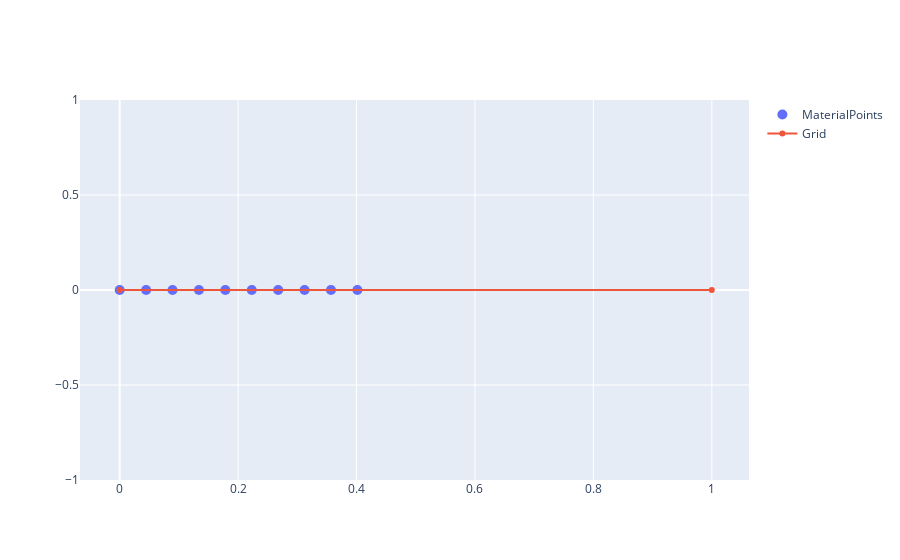

Notebook code cell kept with this figure:
### Code cell
fig = go.Figure()
fig.add_trace(
    go.Scatter(
        x = Body.X,
        y = np.zeros(Body.NoMP),
        mode='markers',
        name='MaterialPoints',
        marker_size = 10
    )
)
fig.add_trace(
    go.Scatter(
        x = Grid.GridNodeX(range(Grid.NoNodes)),
        y = np.zeros(Grid.NoNodes),
        mode='markers+lines',
        name='Grid'
    )
)
fig.show()

### Figure 1 — Plotly figure (JSON) as saved in the notebook; plotly's stock layout.template omitted (floating-point values rounded to 4 significant figures)
{"data": [{"marker": {"size": 10}, "mode": "markers", "name": "MaterialPoints", "type": "scatter", "x": [1.004e-05, 0.04461, 0.08921, 0.1338, 0.1784, 0.223, 0.2676, 0.3122, 0.3568, 0.4014], "y": [0, 0, 0, 0, 0, 0, 0, 0, 0, 0]}, {"mode": "markers+lines", "name": "Grid", "type": "scatter", "x": [0, 1], "y": [0, 0]}], "layout": {}}
